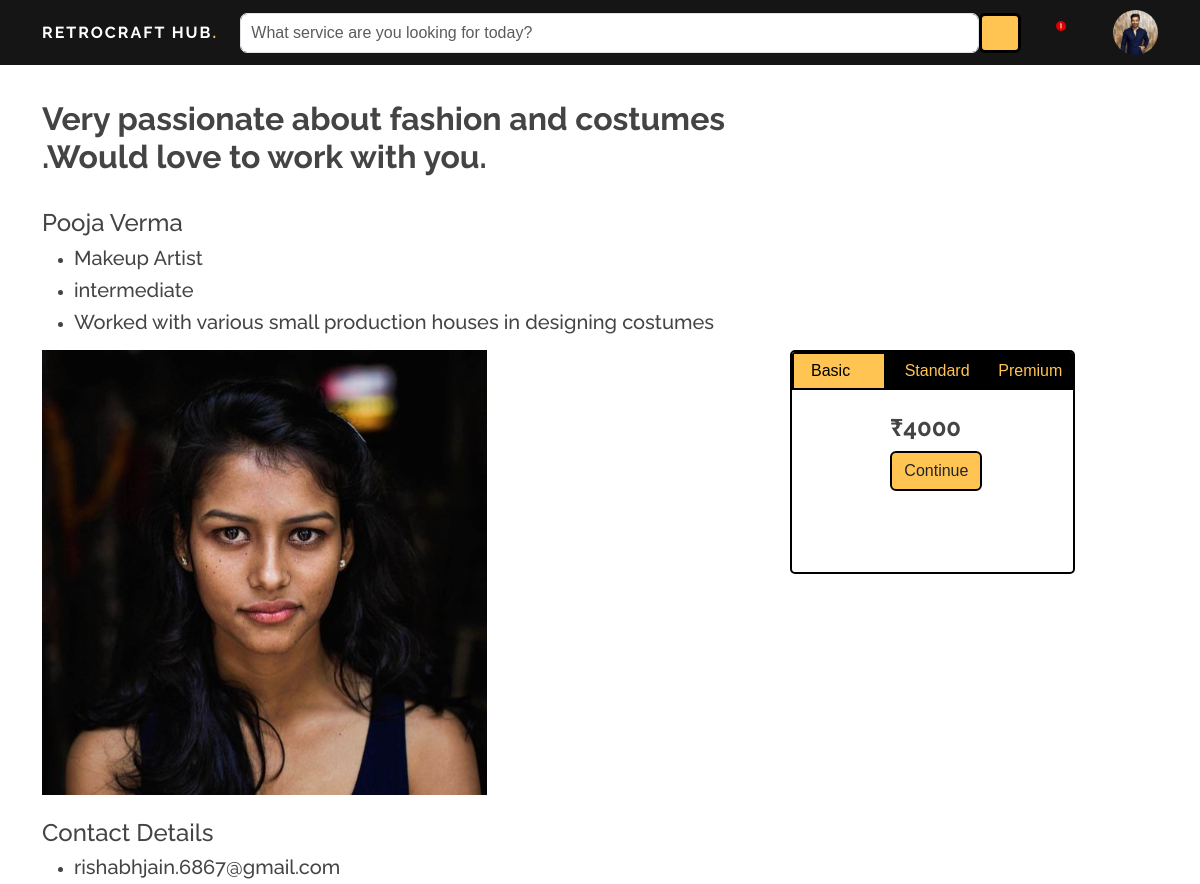
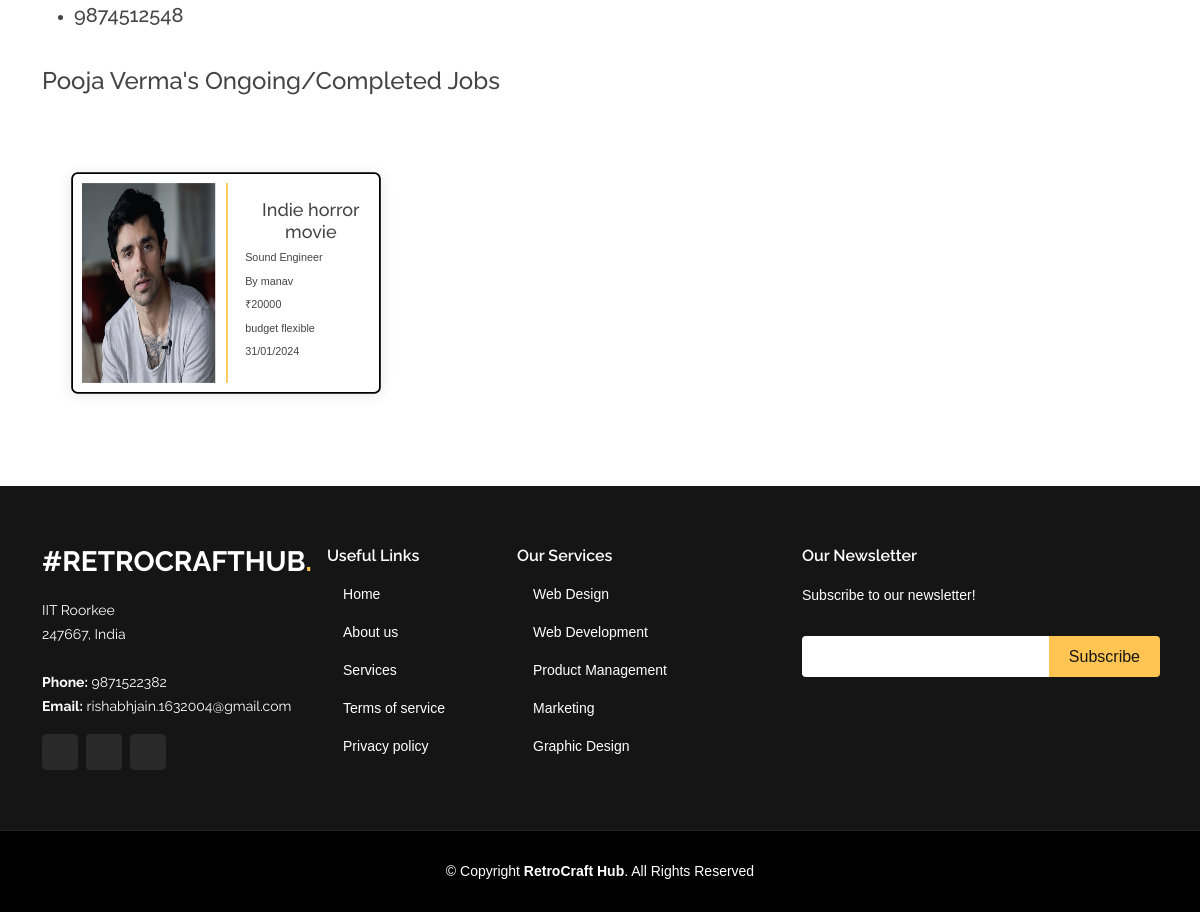
Page /professional_pp?user_id=9&professional_id=2 (signed in) on the committed database (2 pictures, top to bottom).
### main.py (models this page shows)
    class User(UserMixin, db.Model):
        id = db.Column(db.Integer, primary_key=True)
        username = db.Column(db.String(20), unique=True, nullable=False)#email
        display_name=db.Column(db.String(20), nullable=False)#display name
        password = db.Column(db.String(60), nullable=False)
        v= db.Column(db.Integer, default=False)
        profile_picture = db.Column(db.String, nullable=True)
        purpose = db.Column(db.String(20), nullable=True)
        team_size=db.Column(db.Integer, nullable=True)
        phone_no = db.Column(db.Integer, nullable=True)
        experience = db.Column(db.String(20), nullable=True)
        occupation = db.Column(db.String(100), nullable=True)
        skills = db.Column(db.String(255), nullable=True)
        description = db.Column(db.Text, nullable=True)
        pricing1 = db.Column(db.Integer, nullable=True)
        pricing2 = db.Column(db.Integer, nullable=True)
        pricing3 = db.Column(db.Integer, nullable=True)

    class Brief(db.Model):
        id = db.Column(db.Integer, primary_key=True)
        project_title = db.Column(db.String(100),unique=True ,nullable=False)
        project_category = db.Column(db.String(100), nullable=False)
        project_description = db.Column(db.Text, nullable=False)
        project_budget = db.Column(db.Integer, nullable=False)
        budget_flexible = db.Column(db.String(10), nullable=False)
        project_timing = db.Column(db.String(100), nullable=False)
        producer_id = db.Column(db.Integer, db.ForeignKey('user.id'), nullable=False)
        producer = db.relationship('User', backref=db.backref('briefs', lazy=True))

### main.py (the view, shortened to what this page needs)
    @app.route('/professional_pp', methods=['GET', 'POST'])
    @login_required
    def professional_pp():
        if request.method == 'GET':
            user_id=request.args.get('user_id', 'Default')
            professional_id=request.args.get('professional_id', 'Default')
            professional=User.query.filter_by(id=professional_id).first()
            professional_jobs=Job.query.filter_by(professional_id=professional_id).all()
            length=len(professional_jobs)
            message=""
            if professional_jobs:
                producers=[]
                briefs=[]
                for job in professional_jobs:
                    producer=User.query.filter_by(id=job.producer_id).first()
                    producers.append(producer)
                    brief=Brief.query.filter_by(producer_id=producer.id).first()
                    briefs.append(brief)
            else:
                producers=[]
                briefs=[]
                professional_jobs=[]
                length=len(professional_jobs)
        return render_template('professional_profile_page.html',current_user=current_user,professional=professional,user_id=user_id,professional_jobs=professional_jobs,length=length,producers=producers,briefs=briefs,message=message)

### main.py (called while the page is built)
    @login_manager.user_loader
    def load_user(user_id):
        return User.query.get(int(user_id))

### templates/professional_profile_page.html (shortened to what this page needs)
<!DOCTYPE html>
<html lang="en">
<head>
  <link href="../static/assets/vendor/aos/aos.css" rel="stylesheet">
  <link href="../static/assets/vendor/bootstrap/css/bootstrap.min.css" rel="stylesheet">
  <link href="../static/assets/vendor/bootstrap-icons/bootstrap-icons.css" rel="stylesheet">
  <link href="../static/assets/vendor/boxicons/css/boxicons.min.css" rel="stylesheet">
  <link href="../static/assets/vendor/glightbox/css/glightbox.min.css" rel="stylesheet">
  <link href="../static/assets/vendor/remixicon/remixicon.css" rel="stylesheet">
  <link href="../static/assets/vendor/swiper/swiper-bundle.min.css" rel="stylesheet">
  <link href="../static/assets/css/style.css" rel="stylesheet">
</head>
<body>
  <header id="header" class="fixed-top new_header" style="padding:10px;">
    <div class="container d-flex align-items-center justify-content-lg-between " style="position:relative;">
      <h6 class="logo me-auto me-lg-0"><a href="index.html">RetroCraft Hub<span>.</span></a></h6>
    <form class="d-none d-lg-flex search_form">
        <input id="search_bar" type="text" class="form-control" placeholder="What service are you looking for today?">
        <button id="search_button" type="submit" class="btn btn-primary"><i class="bi bi-search"></i></button>
    </form>
  <div id="notification-bell" onclick="toggleNotificationDropdown()">
    <i id="notification-icon" class="bi bi-bell"></i>
    {% if message!='Default' %}
    <img src="../static/assets/img/new_notification.svg" alt="Notification" id="notification-img" style="margin-bottom:6px;position:absolute;width:10px;"></img>
    {% endif %}
  </div>
    <div id="chat" onclick="toggleChatDropdown()">
    <i class="bi bi-envelope messages"></i>
    </div>
      <div id="img_profile" onclick="window.location.href='/producer_profile_page_for_himself{{user_id}}'">
      <img src="{{ current_user.profile_picture }}" alt="Profile Picture" class="img-fluid rounded-circle" style="max-width: 45px;">
      </div>
    </div>
  </header>
  <div class="container" style="margin-top:100px;" data-aos="zoom-in">
    <div class="row">
        <div class="col-md-8 col-sm-1">
            <h2><strong>{{professional.description}}</strong></h2>
            <br>
            <h4>{{professional.display_name}}</h4>
            <ul>
                <li><h5>{{professional.occupation}}</h5></li>
                <li><h5>{{professional.experience}}</h5></li>
                <li><h5>{{professional.skills}}</h5></li>
            </ul>
            <img src="{{professional.profile_picture}}" alt="Profile Picture" class="img-fluid" style="max-width: 445px;">
            <br>
            <br>
            <h4>Contact Details</h4>
            <ul>
                <li><h5>{{professional.username}}</h5></li>
                <li><h5>{{professional.phone_no}}</h5></li>
            </ul>
            <br>
            <h4>{{professional.display_name}}'s Ongoing/Completed Jobs</h4>
            <div class="container" style="margin-top:40px;">
              {% for brief in briefs%}
                  {% if loop.index % 2 == 1 %}
                  <br>
                      <div class="row">
                  {% endif %}
                <div class="col-md-6 col-sm-1 " style="scale:0.9;">
                  <div class="card-body text-center" style="position:relative;">
                    <div class="row">
                      <div class="col-md-6">
                        <img src="{{producers[loop.index-1].profile_picture}}" alt="Project Image" style="width:100%;height:100%;">
                      </div>
                        <div class="col-md-6" style="border-left:2px solid #ffc451;font-size:12px;">
                            <br>
                            <h5 style="position:relative;width:fit-content;left:5%;">{{brief.project_title}}</h5>
                            <p style="margin-bottom:8px;position:relative;width:fit-content;left:5%;">{{brief.project_category}}</p>
                            <p style="margin-bottom:8px;position:relative;width:fit-content;left:5%;">By {{producers[loop.index-1].display_name}}</p>
                            <p style="margin-bottom:8px;position:relative;width:fit-content;left:5%;">₹{{brief.project_budget}}</p>
                            <p style="margin-bottom:8px;position:relative;width:fit-content;left:5%;">{{brief.budget_flexible}}</p>
                            <p style="margin-bottom:8px;position:relative;width:fit-content;left:5%;">{{brief.project_timing}}</p>
                            <br>
                        </div>
                    </div>
                </div>
                </div>
              {% if loop.index % 2 == 0 or loop.last %}
                  </div>
              {% endif %}
          {% endfor %}
                </div>
        </div>
        <div class="col-md-4 col-sm-1 pricing fixed-column" style="margin-top:250px;border:2px solid black;height:28vh;width:25%;right:8%;padding:0;">
            <div class="container">
                <div class="row">
                    <div class="col-md-4 basic opened" style="border:2px solid black;background-color:#ffc451;color:black;" onclick="openPackageDetails('basic')">
                        <p style="margin:5px;">Basic</p>
                    </div>
                    <div class="col-md-4 standard" style="border:2px solid black;" onclick="openPackageDetails('standard')">
                        <p style="margin:5px;">Standard</p>
                    </div>
                    <div class="col-md-4 premium" style="border:2px solid black;" onclick="openPackageDetails('premium')">
                        <p style="margin:5px;">Premium</p>
                    </div>
                </div>
            </div>
            <div class="basic_details" style:"display:block;" >
                <br>
                <h4><strong>₹{{professional.pricing1}}</strong></h4>
                <button class="btn submit_button" onclick="pricing(1,{{user_id}},{{professional.id}});window.location.href='/producer_dashboard{{user_id}}?message=Sucessfully booked with Artist: {{professional.display_name}}'">Continue</button>
            </div>
        </div>
    </div>
</div>
  <footer id="footer" style="margin-top:80px;">
    <div class="footer-top">
      <div class="container">
        <div class="row">
          <div class="col-lg-3 col-md-6">
            <div class="footer-info">
              <h3>#RetroCraftHub<span>.</span></h3>
              <p>
                IIT Roorkee <br>
                247667, India<br><br>
                <strong>Phone:</strong> 9871522382<br>
                <strong>Email:</strong> rishabhjain.1632004@gmail.com<br>
              </p>
              <div class="social-links mt-3">
                <a href="https://www.linkedin.com/in/rishabh-jain-079340248/" target="_blank"><i class="bi bi-linkedin"></i></a>
                <a href="https://github.com/rishabhJain1234" target="_blank"><i class="bi bi-github"></i></a>
                <a href="https://www.instagram.com/rishabhhjain_16/" target="_blank"><i class="bi bi-instagram"></i></a>
              </div>
            </div>
          </div>
          <div class="col-lg-2 col-md-6 footer-links">
            <h4>Useful Links</h4>
            <ul>
              <li><i class="bx bx-chevron-right"></i> <a href="#">Home</a></li>
              <li><i class="bx bx-chevron-right"></i> <a href="#about">About us</a></li>
              <li><i class="bx bx-chevron-right"></i> <a href="#services">Services</a></li>
              <li><i class="bx bx-chevron-right"></i> <a href="#">Terms of service</a></li>
              <li><i class="bx bx-chevron-right"></i> <a href="#">Privacy policy</a></li>
            </ul>
          </div>
          <div class="col-lg-3 col-md-6 footer-links">
            <h4>Our Services</h4>
            <ul>
              <li><i class="bx bx-chevron-right"></i> <a href="#">Web Design</a></li>
              <li><i class="bx bx-chevron-right"></i> <a href="#">Web Development</a></li>
              <li><i class="bx bx-chevron-right"></i> <a href="#">Product Management</a></li>
              <li><i class="bx bx-chevron-right"></i> <a href="#">Marketing</a></li>
              <li><i class="bx bx-chevron-right"></i> <a href="#">Graphic Design</a></li>
            </ul>
          </div>
          <div class="col-lg-4 col-md-6 footer-newsletter">
            <h4>Our Newsletter</h4>
            <p>Subscribe to our newsletter!</p>
            <form action="" method="post">
              <input type="email" name="email"><input type="submit" value="Subscribe">
            </form>
          </div>
        </div>
      </div>
    </div>
    <div class="container">
      <div class="copyright">
        &copy; Copyright <strong><span>RetroCraft Hub</span></strong>. All Rights Reserved
      </div>
    </div>
  </footer>
</body>
</html>

### static/assets/css/style.css (style rules this page uses)
body { font-family: "Open Sans", sans-serif; color: #444444; }
a { color: #ffc451; text-decoration: none; }
h1, h2, h3, h4, h5, h6 { font-family: "Raleway", sans-serif; }
#header { transition: all 0.5s; z-index: 997; padding: 15px 0; }
#header .logo { margin: 0; padding: 0; line-height: 1; font-weight: 700; letter-spacing: 2px; text-transform: uppercase; }
#header .logo a { color: #fff; }
#header .logo a span { color: #ffc451; }
#footer { background: black; padding: 0 0 30px 0; color: #fff; font-size: 14px; }
#footer .footer-top { background: #151515; border-bottom: 1px solid #222222; padding: 60px 0 30px 0; }
#footer .footer-top .footer-info { margin-bottom: 30px; }
#footer .footer-top .footer-info h3 { font-size: 28px; margin: 0 0 20px 0; padding: 2px 0 2px 0; line-height: 1; font-weight: 700; text-transform: uppercase; }
#footer .footer-top .footer-info h3 span { color: #ffc451; }
#footer .footer-top .footer-info p { font-size: 14px; line-height: 24px; margin-bottom: 0; font-family: "Raleway", sans-serif; color: #fff; }
#footer .footer-top .social-links a { font-size: 18px; display: inline-block; background: #292929; color: #fff; line-height: 1; padding: 8px 0; margin-right: 4px; border-radius: 4px; text-align: center; width: 36px; height: 36px; transition: 0.3s; }
#footer .footer-top h4 { font-size: 16px; font-weight: 600; color: #fff; position: relative; padding-bottom: 12px; }
#footer .footer-top .footer-links { margin-bottom: 30px; }
#footer .footer-top .footer-links ul { list-style: none; padding: 0; margin: 0; }
#footer .footer-top .footer-links ul i { padding-right: 2px; color: #ffc451; font-size: 18px; line-height: 1; }
#footer .footer-top .footer-links ul li { padding: 10px 0; display: flex; align-items: center; }
#footer .footer-top .footer-links ul li:first-child { padding-top: 0; }
#footer .footer-top .footer-links ul a { color: #fff; transition: 0.3s; display: inline-block; line-height: 1; }
#footer .footer-top .footer-newsletter form { margin-top: 30px; background: #fff; padding: 6px 10px; position: relative; border-radius: 4px; }
#footer .footer-top .footer-newsletter form input[type=email] { border: 0; padding: 4px; width: calc(100% - 110px); }
#footer .footer-top .footer-newsletter form input[type=submit] { position: absolute; top: 0; right: -2px; bottom: 0; border: 0; background: none; font-size: 16px; padding: 0 20px; background: #ffc451; color: #151515; transition: 0.3s; border-radius: 0 4px 4px 0; }
#footer .copyright { text-align: center; padding-top: 30px; }
body { font-family: Arial, Helvetica, sans-serif; }
* { box-sizing: border-box; }
.button_color , .submit_button { background-color: #ffc451; border: 2px solid black; }
.new_header { background-color:#151515; }
.search_form { position: relative; width: 70%; height:40px; border-radius: 7px; }
#search_button { background-color: #ffc451; border: 3px solid black; color: black; }
#search_bar { width: 95%; padding: 9px 10px; border-radius: 7px; }
.bi-bell { color:white; transition:all 0.3s; }
.messages { color:white; transition:all 0.3s; }
.card-body { border: 2px solid black; border-radius: 7px; padding:10px; transition:all 0.3s; height: 100%; box-shadow: 0px 2px 15px rgba(0, 0, 0, 0.1); transition: all 0.3s ease-in-out; }
.basic_details , .standard_details , .premium_details { width: min-content; position: relative; left: 35%; transition:all 0.5s; }
.opened { display: block; background-color: #ffc451; color: black; border:2px solid black; transition: all 0.3s ease-in-out; }
.pricing { transition: all 0.3s ease-in-out; border-radius: 5px; border:2px solid black; padding: 10px; }
.basic , .standard , .premium { background-color: black; color: #ffc451; transition: all 0.3s ease-in-out; }
#img_profile { scale:1; transition:all 0.3s; cursor:pointer; }
.fixed-column { position: sticky; height: 100vh; overflow-y: auto; }

### rows in the picture
User: profile_picture (picture)
User: description "Very passionate about fashion and costumes .Would love to work with you.", display_name "Pooja Verma", occupation "Makeup Artist", experience "intermediate", skills "Worked with various small production houses in designing costumes", profile_picture (picture), username "rishabhjain.6867@gmail.com", phone_no "9874512548", pricing1 "4000"
Brief: profile_picture (picture), project_title "Indie horror movie", project_category "Sound Engineer", project_budget "20000", budget_flexible "budget flexible", project_timing "31/01/2024"
User: display_name "manav"
